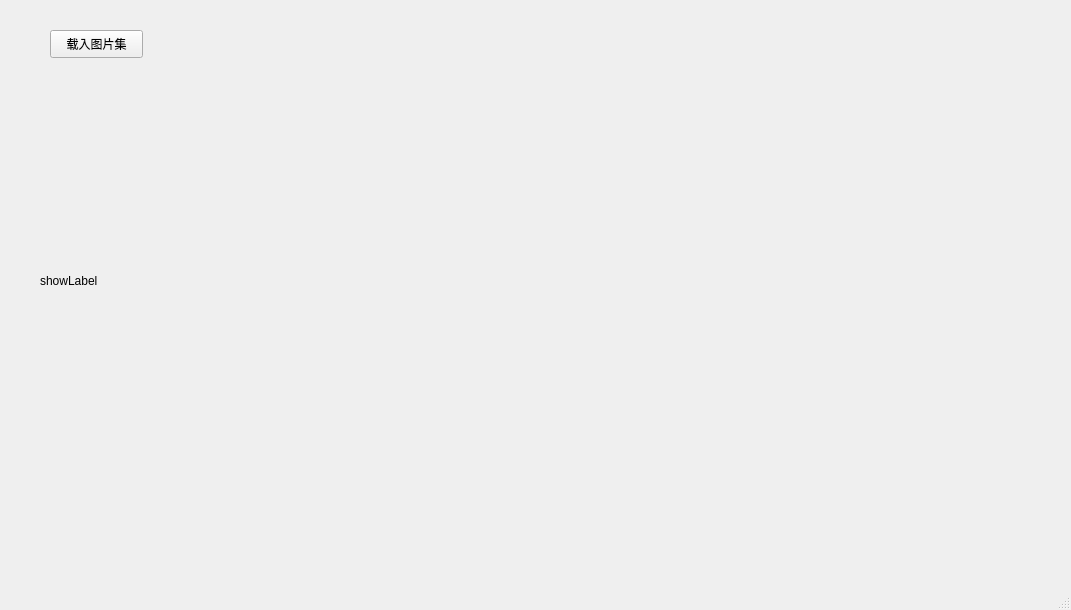
<?xml version="1.0" encoding="UTF-8"?>
<ui version="4.0">
 <class>m_spectrumAnalysisWindowClass</class>
 <widget class="QMainWindow" name="m_spectrumAnalysisWindowClass">
  <property name="geometry">
   <rect>
    <x>0</x>
    <y>0</y>
    <width>1071</width>
    <height>610</height>
   </rect>
  </property>
  <property name="windowTitle">
   <string>光谱分析</string>
  </property>
  <widget class="QWidget" name="centralwidget">
   <widget class="QPushButton" name="m_loadImagesButton">
    <property name="geometry">
     <rect>
      <x>50</x>
      <y>30</y>
      <width>93</width>
      <height>28</height>
     </rect>
    </property>
    <property name="text">
     <string>载入图片集</string>
    </property>
   </widget>
   <widget class="MyLabel" name="m_showLabel">
    <property name="geometry">
     <rect>
      <x>40</x>
      <y>90</y>
      <width>401</width>
      <height>381</height>
     </rect>
    </property>
    <property name="text">
     <string>showLabel</string>
    </property>
   </widget>
   <widget class="QCustomPlot" name="m_plot" native="true">
    <property name="geometry">
     <rect>
      <x>520</x>
      <y>70</y>
      <width>511</width>
      <height>421</height>
     </rect>
    </property>
   </widget>
  </widget>
  <widget class="QStatusBar" name="statusbar"/>
 </widget>
 <customwidgets>
  <customwidget>
   <class>QCustomPlot</class>
   <extends>QWidget</extends>
   <header>qcustomplot.h</header>
   <container>1</container>
  </customwidget>
  <customwidget>
   <class>MyLabel</class>
   <extends>QLabel</extends>
   <header>mylabel.h</header>
  </customwidget>
 </customwidgets>
 <resources/>
 <connections/>
</ui>
